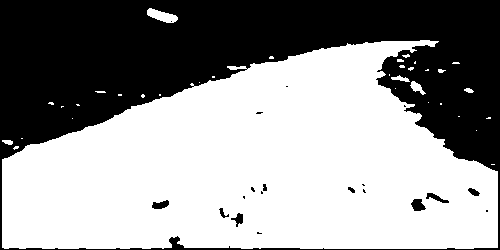
#> input picture Bayes/result_img/pred_0618.png, 500 x 250 px; its folder holds only this picture in this run
$ jupyter execute --allow-errors Bayes.ipynb
#> lines starting #> are read from the running program, lines starting #| are printed output that depends on the picture; after the words box and inside, x2 and y2 are one past the last pixel; in counts of white or black regions, pixels touching at a corner belong together
[cell 1]
import pandas as pd
import numpy as np
import cv2
from sklearn.naive_bayes import GaussianNB
from sklearn.model_selection import train_test_split
from sklearn.metrics import classification_report, confusion_matrix
import matplotlib.pyplot as plt

[cell 2]
# 选择图片和设置路径
target = 1
data_name = ['0618', '0854', '1066'][target - 1]

data_path = f'../RGB_data/UniformSampler_{data_name}_3x3_multi_labelme.csv' #训练集
pred_path = f'./result_img/pred_{data_name}.png' #模型预测结果二值图
img_path = f'../input_data/{data_name}.png'  # 测试集
binary_path = f'../input_data/{data_name}_label.png' #测试集评估用的二值图
smoothed_path = f'./result_img/smoothed_pred_{data_name}.png' #光滑处理图片保存

#> (a cell that did not finish here is left out)

#> (a cell that did not finish here is left out)

[cell 5]
#训练朴素贝叶斯分类器
gnb = GaussianNB()
#> (the rest of this cell did not finish here and is left out)

[cell 6]
# 读取二值化图像
binary_img_path = f'./result_img/pred_{data_name}.png'  # 你的二值化图像路径
binary_img = cv2.imread(binary_img_path, cv2.IMREAD_GRAYSCALE)
#> binary_img: shape (250, 500); 58.8% white; 20 black regions (11 under 20 px), largest, box (x1, y1, x2, y2) and area: (0, 0, 500, 250) 50864, (411, 199, 426, 211) 126, (152, 200, 169, 209) 104

# 设定结构元素大小
kernel_size = 5  # 可以根据需要调整大小
kernel = np.ones((kernel_size, kernel_size), np.uint8)

# 进行形态学开运算
smoothed_img = cv2.morphologyEx(binary_img, cv2.MORPH_OPEN, kernel)
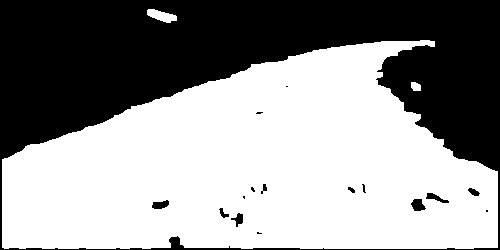
#> smoothed_img: shape (250, 500); 58.3% white; 16 black regions (7 under 20 px), largest, box (x1, y1, x2, y2) and area: (0, 0, 500, 250) 51495, (411, 199, 426, 211) 127, (152, 200, 169, 209) 108

# 将平滑后的二值图进行评估
# 提取标签
original_labels = binary_img[1:-1, 1:-1].flatten() // 255  # 原始标签
smoothed_pred = smoothed_img[1:-1, 1:-1].flatten() // 255  # 平滑后的预测图

# 确保两个数组的长度一致
if original_labels.shape[0] != smoothed_pred.shape[0]:
    print(f"Warning: Shapes mismatch! Original: {original_labels.shape[0]}, Smoothed: {smoothed_pred.shape[0]}")

# 计算和打印平滑后的评价指标
print("Smoothed Image Evaluation:")
print(classification_report(original_labels, smoothed_pred))
#|               precision    recall  f1-score   support
#|            0       0.99      1.00      0.99     49984
#|            1       1.00      0.99      1.00     73520
#|     accuracy                           0.99    123504
#|    macro avg       0.99      1.00      0.99    123504
#| weighted avg       0.99      0.99      0.99    123504

# 计算混淆矩阵
smoothed_conf_matrix = confusion_matrix(original_labels, smoothed_pred)
#> smoothed_conf_matrix = [[49984, 0], [655, 72865]]
print("Smoothed Confusion Matrix:")
print(smoothed_conf_matrix)
#| [[49984     0]
#|  [  655 72865]]

# 显示原始二值图与处理后的图像
plt.figure(figsize=(10, 5))

# 显示原始二值图
plt.subplot(1, 2, 1)
plt.imshow(binary_img, cmap='gray')
plt.title('Original Binary Image')
plt.axis('off')

# 显示平滑后的图像
plt.subplot(1, 2, 2)
plt.imshow(smoothed_img, cmap='gray')
plt.title('Smoothed Image (Morphological Opening)')
plt.axis('off')

plt.show()
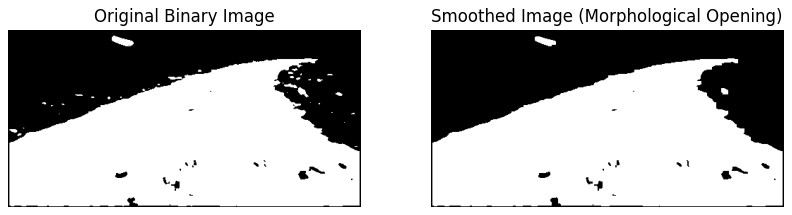
#> figure drawn by matplotlib, 2 panels

# 保存平滑后的图像
cv2.imwrite(smoothed_path, smoothed_img)
#> Out = True
